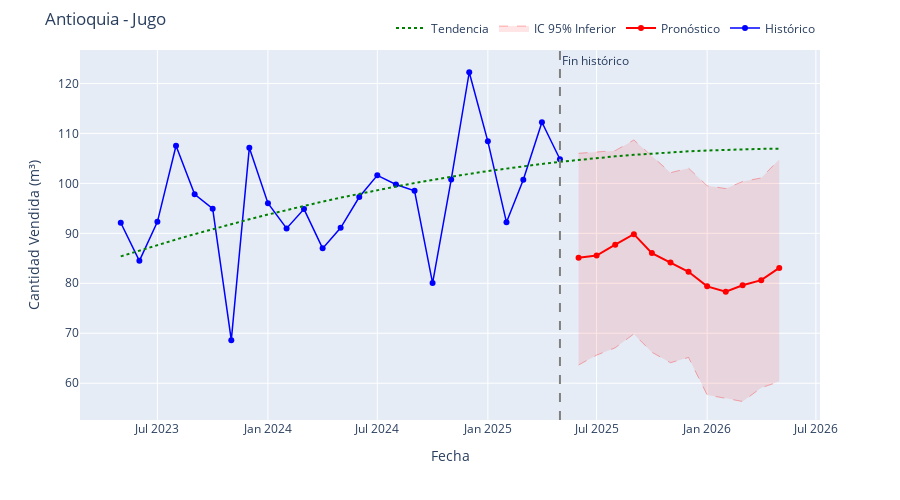
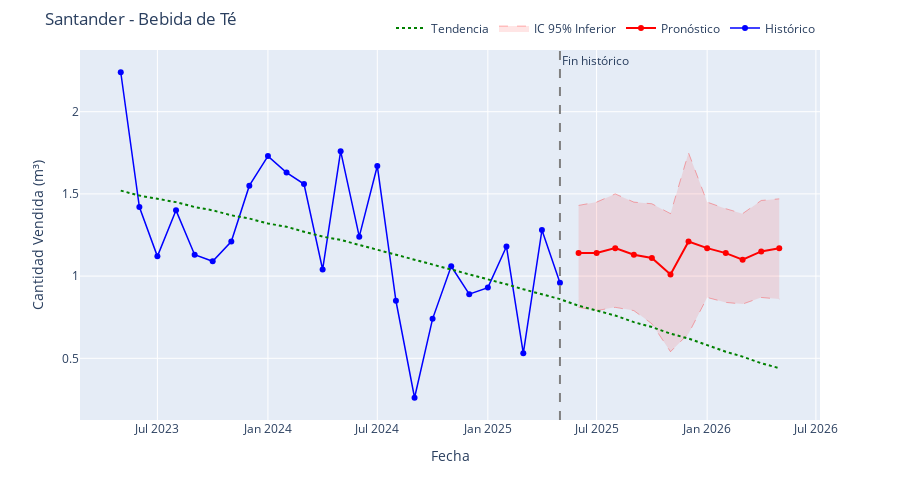
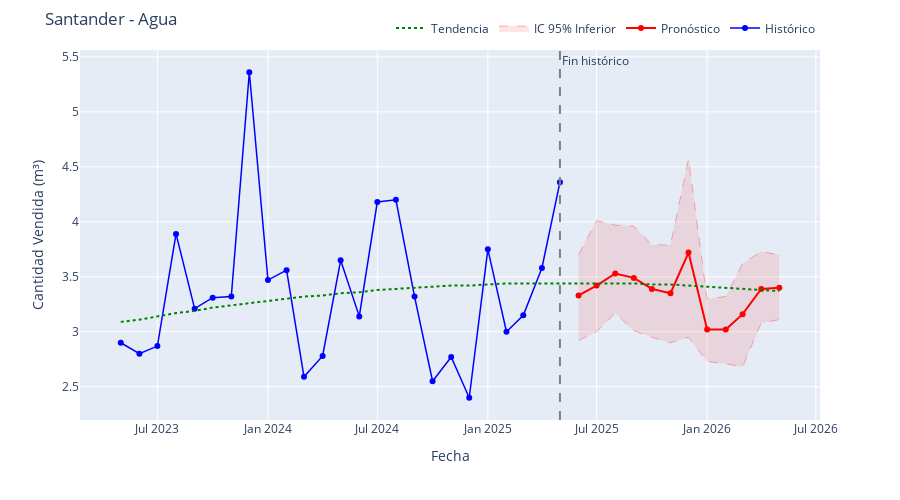
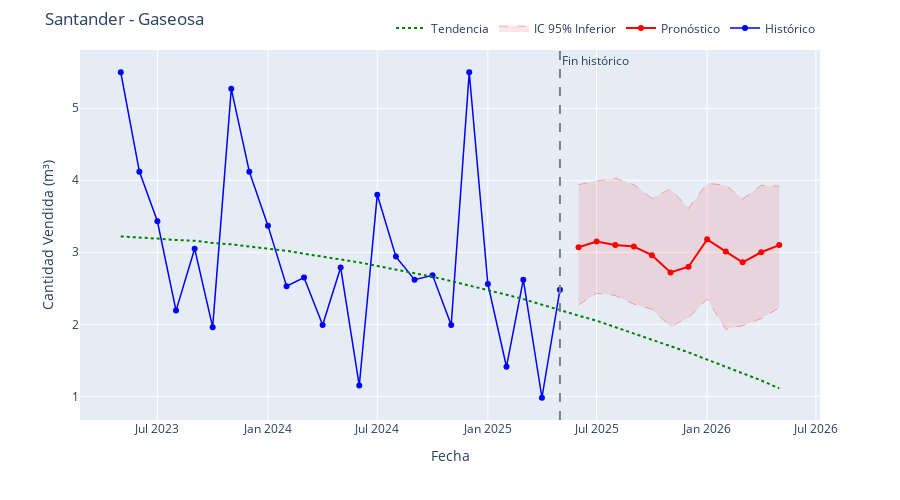

The notebook cell these images were saved under, in order:
### Markdown cell above
## 9. Visualización de Resultados

Generamos gráficas interactivas con Plotly para datos históricos y predicciones por región y categoría.

### Code cell
def plot_predictions(df, future_predictions):
    try:
        # Verificación inicial de columnas
        required_pred_cols = ['predicted_quantities', 'ci_lower', 'ci_upper']
        if not all(col in future_predictions.columns for col in required_pred_cols):
            raise ValueError("El DataFrame de predicciones no tiene la estructura esperada")
        
        # Detección automática de columnas
        region_col = next((col for col in df.columns if 'region' in col.lower()), 'NOMBRE_REGION')
        categoria_col = next((col for col in df.columns if 'categoria' in col.lower()), 'CATEGORIA')
        target_col = next((col for col in df.columns if 'm3' in col.lower()), 'M3_VENDIDOS')
        
        if target_col is None:
            raise ValueError("No se pudo detectar la columna objetivo. Verifique los nombres de columnas")

        # Feature engineering: añadir variables lagged
        df = df.sort_values('MES')
        df['lag_1'] = df.groupby([region_col, categoria_col])[target_col].shift(1)
        df['lag_2'] = df.groupby([region_col, categoria_col])[target_col].shift(2)
        df['lag_1'].fillna(df[target_col].mean(), inplace=True)
        df['lag_2'].fillna(df[target_col].mean(), inplace=True)
        selected_features.append('lag_1')
        selected_features.append('lag_2')

        # Obtener las últimas 24 meses de datos históricos y agrupar
        last_date = df['MES'].max()
        one_year_ago = last_date - pd.offsets.MonthBegin(24)
        hist_data = df[df['MES'] >= one_year_ago].groupby([region_col, categoria_col, 'MES'])[target_col].sum().reset_index()
        hist_data['type'] = 'Histórico'
        hist_data = hist_data.rename(columns={target_col: 'value', 'MES': 'prediction_date'})

        # Preparar datos de predicciones y agrupar
        pred_data = future_predictions.groupby([region_col, categoria_col, 'MES'])[['predicted_quantities', 'ci_lower', 'ci_upper']].sum().reset_index()
        pred_data['type'] = 'Pronóstico'
        pred_data = pred_data.rename(columns={
            'MES': 'prediction_date',
            'predicted_quantities': 'value',
            region_col: region_col,
            categoria_col: categoria_col
        })

        # Combinar datos históricos y predicciones
        prediction_combined = pd.concat([
            hist_data[['prediction_date', region_col, categoria_col, 'value', 'type']],
            pred_data[['prediction_date', region_col, categoria_col, 'value', 'type', 'ci_lower', 'ci_upper']]
        ]).reset_index(drop=True)

        # Obtener combinaciones únicas
        combinations = df[[region_col, categoria_col]].drop_duplicates()

        for _, (region, categoria) in enumerate(combinations.itertuples(index=False), 1):
            # Filtrar datos para esta combinación
            mask = ((prediction_combined[region_col] == region) & 
                    (prediction_combined[categoria_col] == categoria))
            plot_data = prediction_combined[mask].sort_values('prediction_date')

            if plot_data.empty:
                logging.warning(f"No hay datos para {region} - {categoria}")
                continue

            # Calcular línea de tendencia con regresión polinómica de grado 2
            hist_full = df[(df[region_col] == region) & 
                          (df[categoria_col] == categoria)].sort_values('MES')
            hist_full = hist_full.groupby(['MES'])[target_col].sum().reset_index()
            hist_full['days'] = (hist_full['MES'] - hist_full['MES'].min()).dt.days
            coefficients = np.polyfit(hist_full['days'], hist_full[target_col], 2)
            polynomial = np.poly1d(coefficients)

            # Extender tendencia al período completo
            all_dates = plot_data['prediction_date'].sort_values()
            all_dates_df = pd.DataFrame({'prediction_date': all_dates})
            all_dates_df['days'] = (all_dates_df['prediction_date'] - hist_full['MES'].min()).dt.days
            trend_values = polynomial(all_dates_df['days'])

            # Crear figura
            fig = go.Figure()

            # 1. Datos históricos (últimos 24 meses)
            hist_plot_data = plot_data[plot_data['type'] == 'Histórico']
            fig.add_trace(go.Scatter(
                x=hist_plot_data['prediction_date'],
                y=hist_plot_data['value'].round(2),
                mode='lines+markers',
                name='Histórico',
                line=dict(color='blue', width=1.5),
                hovertemplate='Fecha: %{x|%b %Y}<br>Histórico: %{y:.2f}<extra></extra>'
            ))

            # 2. Pronósticos
            pred_plot_data = plot_data[plot_data['type'] == 'Pronóstico']
            fig.add_trace(go.Scatter(
                x=pred_plot_data['prediction_date'],
                y=pred_plot_data['value'].round(2),
                mode='lines+markers',
                name='Pronóstico',
                line=dict(color='red', width=2),
                hovertemplate='Fecha: %{x|%b %Y}<br>Pronóstico: %{y:.2f}<extra></extra>'
            ))

            # 3. Intervalo de confianza
            fig.add_trace(go.Scatter(
                x=pred_plot_data['prediction_date'],
                y=pred_plot_data['ci_upper'].round(2),
                mode='lines',
                line=dict(color='rgba(255,0,0,0.3)', width=1, dash='dash'),
                name='IC 95% Superior',
                showlegend=False
            ))
            fig.add_trace(go.Scatter(
                x=pred_plot_data['prediction_date'],
                y=pred_plot_data['ci_lower'].round(2),
                mode='lines',
                line=dict(color='rgba(255,0,0,0.3)', width=1, dash='dash'),
                fill='tonexty',
                fillcolor='rgba(255,0,0,0.1)',
                name='IC 95% Inferior',
                showlegend=True
            ))

            # 4. Línea de tendencia (polinómica de grado 2)
            fig.add_trace(go.Scatter(
                x=all_dates_df['prediction_date'],
                y=trend_values.round(2),
                mode='lines',
                name='Tendencia',
                line=dict(color='green', width=2, dash='dot'),
                hovertemplate='Tendencia: %{y:.2f}<extra></extra>'
            ))

            # Línea vertical separadora
            last_historical_date = hist_data['prediction_date'].max()
            fig.add_vline(
                x=last_historical_date.timestamp() * 1000,
                line_width=2,
                line_dash="dash",
                line_color="gray",
                annotation_text="Fin histórico",
                annotation_position="top right"
            )

            # Configuración del layout
            fig.update_layout(
                title=f'{region} - {categoria}',
                xaxis_title='Fecha',
                yaxis_title='Cantidad Vendida (m³)',
                hovermode='x unified',
                height=500,
                width=900,
                legend=dict(
                    orientation="h",
                    yanchor="bottom",
                    y=1.02,
                    xanchor="right",
                    x=1
                ),
                margin=dict(t=50)
            )

            fig.show()

    except Exception as e:
        logging.error(f"Error en visualización: {e}")
        raise

# Uso:
plot_predictions(df, future_predictions)

### Figure 1 — Plotly figure (JSON) as saved in the notebook; plotly's stock layout.template omitted (floating-point values rounded to 4 significant figures)
{"data": [{"hovertemplate": "Fecha: %{x|%b %Y}<br>Histórico: %{y:.2f}<extra></extra>", "line": {"color": "blue", "width": 1.5}, "mode": "lines+markers", "name": "Histórico", "type": "scatter", "x": ["2023-05-01T00:00:00.000000000", "2023-06-01T00:00:00.000000000", "2023-07-01T00:00:00.000000000", "2023-08-01T00:00:00.000000000", "2023-09-01T00:00:00.000000000", "2023-10-01T00:00:00.000000000", "2023-11-01T00:00:00.000000000", "2023-12-01T00:00:00.000000000", "2024-01-01T00:00:00.000000000", "2024-02-01T00:00:00.000000000", "2024-03-01T00:00:00.000000000", "2024-04-01T00:00:00.000000000", "2024-05-01T00:00:00.000000000", "2024-06-01T00:00:00.000000000", "2024-07-01T00:00:00.000000000", "2024-08-01T00:00:00.000000000", "2024-09-01T00:00:00.000000000", "2024-10-01T00:00:00.000000000", "2024-11-01T00:00:00.000000000", "2024-12-01T00:00:00.000000000", "2025-01-01T00:00:00.000000000", "2025-02-01T00:00:00.000000000", "2025-03-01T00:00:00.000000000", "2025-04-01T00:00:00.000000000", "2025-05-01T00:00:00.000000000"], "y": [92.12, 84.49, 92.3, 107.5, 97.82, 94.94, 68.62, 107.2, 96.02, 90.98, 94.85, 86.99, 91.1, 97.26, 101.6, 99.78, 98.5, 80.05, 100.8, 122.2, 108.4, 92.2, 100.7, 112.2, 104.8]}, {"hovertemplate": "Fecha: %{x|%b %Y}<br>Pronóstico: %{y:.2f}<extra></extra>", "line": {"color": "red", "width": 2}, "mode": "lines+markers", "name": "Pronóstico", "type": "scatter", "x": ["2025-06-01T00:00:00.000000000", "2025-07-01T00:00:00.000000000", "2025-08-01T00:00:00.000000000", "2025-09-01T00:00:00.000000000", "2025-10-01T00:00:00.000000000", "2025-11-01T00:00:00.000000000", "2025-12-01T00:00:00.000000000", "2026-01-01T00:00:00.000000000", "2026-02-01T00:00:00.000000000", "2026-03-01T00:00:00.000000000", "2026-04-01T00:00:00.000000000", "2026-05-01T00:00:00.000000000"], "y": [85.11, 85.56, 87.72, 89.83, 86.04, 84.16, 82.31, 79.39, 78.33, 79.6, 80.62, 83.08]}, {"line": {"color": "rgba(255,0,0,0.3)", "dash": "dash", "width": 1}, "mode": "lines", "name": "IC 95% Superior", "showlegend": false, "type": "scatter", "x": ["2025-06-01T00:00:00.000000000", "2025-07-01T00:00:00.000000000", "2025-08-01T00:00:00.000000000", "2025-09-01T00:00:00.000000000", "2025-10-01T00:00:00.000000000", "2025-11-01T00:00:00.000000000", "2025-12-01T00:00:00.000000000", "2026-01-01T00:00:00.000000000", "2026-02-01T00:00:00.000000000", "2026-03-01T00:00:00.000000000", "2026-04-01T00:00:00.000000000", "2026-05-01T00:00:00.000000000"], "y": [106.0, 106.3, 106.5, 108.7, 105.5, 102.1, 103.0, 99.52, 98.96, 100.4, 101.1, 104.8]}, {"fill": "tonexty", "fillcolor": "rgba(255,0,0,0.1)", "line": {"color": "rgba(255,0,0,0.3)", "dash": "dash", "width": 1}, "mode": "lines", "name": "IC 95% Inferior", "showlegend": true, "type": "scatter", "x": ["2025-06-01T00:00:00.000000000", "2025-07-01T00:00:00.000000000", "2025-08-01T00:00:00.000000000", "2025-09-01T00:00:00.000000000", "2025-10-01T00:00:00.000000000", "2025-11-01T00:00:00.000000000", "2025-12-01T00:00:00.000000000", "2026-01-01T00:00:00.000000000", "2026-02-01T00:00:00.000000000", "2026-03-01T00:00:00.000000000", "2026-04-01T00:00:00.000000000", "2026-05-01T00:00:00.000000000"], "y": [63.65, 65.62, 67.09, 69.86, 66.2, 64.1, 65.15, 57.65, 56.97, 56.34, 59.09, 60.32]}, {"hovertemplate": "Tendencia: %{y:.2f}<extra></extra>", "line": {"color": "green", "dash": "dot", "width": 2}, "mode": "lines", "name": "Tendencia", "type": "scatter", "x": ["2023-05-01T00:00:00.000000000", "2023-06-01T00:00:00.000000000", "2023-07-01T00:00:00.000000000", "2023-08-01T00:00:00.000000000", "2023-09-01T00:00:00.000000000", "2023-10-01T00:00:00.000000000", "2023-11-01T00:00:00.000000000", "2023-12-01T00:00:00.000000000", "2024-01-01T00:00:00.000000000", "2024-02-01T00:00:00.000000000", "2024-03-01T00:00:00.000000000", "2024-04-01T00:00:00.000000000", "2024-05-01T00:00:00.000000000", "2024-06-01T00:00:00.000000000", "2024-07-01T00:00:00.000000000", "2024-08-01T00:00:00.000000000", "2024-09-01T00:00:00.000000000", "2024-10-01T00:00:00.000000000", "2024-11-01T00:00:00.000000000", "2024-12-01T00:00:00.000000000", "2025-01-01T00:00:00.000000000", "2025-02-01T00:00:00.000000000", "2025-03-01T00:00:00.000000000", "2025-04-01T00:00:00.000000000", "2025-05-01T00:00:00.000000000", "2025-06-01T00:00:00.000000000", "2025-07-01T00:00:00.000000000", "2025-08-01T00:00:00.000000000", "2025-09-01T00:00:00.000000000", "2025-10-01T00:00:00.000000000", "2025-11-01T00:00:00.000000000", "2025-12-01T00:00:00.000000000", "2026-01-01T00:00:00.000000000", "2026-02-01T00:00:00.000000000", "2026-03-01T00:00:00.000000000", "2026-04-01T00:00:00.000000000", "2026-05-01T00:00:00.000000000"], "y": [85.38, 86.55, 87.66, 88.77, 89.84, 90.85, 91.86, 92.81, 93.76, 94.67, 95.5, 96.35, 97.14, 97.92, 98.65, 99.37, 100.1, 100.7, 101.3, 101.9, 102.5, 103.0, 103.4, 103.9, 104.3, 104.7, 105.1, 105.4, 105.7, 106.0, 106.2, 106.4, 106.6, 106.7, 106.8, 106.9, 107.0]}], "layout": {"annotations": [{"showarrow": false, "text": "Fin histórico", "x": 1746057600000, "xanchor": "left", "xref": "x", "y": 1, "yanchor": "top", "yref": "y domain"}], "height": 500, "hovermode": "x unified", "legend": {"orientation": "h", "x": 1, "xanchor": "right", "y": 1.02, "yanchor": "bottom"}, "margin": {"t": 50}, "shapes": [{"line": {"color": "gray", "dash": "dash", "width": 2}, "type": "line", "x0": 1746057600000, "x1": 1746057600000, "xref": "x", "y0": 0, "y1": 1, "yref": "y domain"}], "title": {"text": "Antioquia - Jugo"}, "width": 900, "xaxis": {"title": {"text": "Fecha"}}, "yaxis": {"title": {"text": "Cantidad Vendida (m³)"}}}}

### Figure 2 — Plotly figure (JSON) as saved in the notebook; plotly's stock layout.template omitted (floating-point values rounded to 4 significant figures)
{"data": [{"hovertemplate": "Fecha: %{x|%b %Y}<br>Histórico: %{y:.2f}<extra></extra>", "line": {"color": "blue", "width": 1.5}, "mode": "lines+markers", "name": "Histórico", "type": "scatter", "x": ["2023-05-01T00:00:00.000000000", "2023-06-01T00:00:00.000000000", "2023-07-01T00:00:00.000000000", "2023-08-01T00:00:00.000000000", "2023-09-01T00:00:00.000000000", "2023-10-01T00:00:00.000000000", "2023-11-01T00:00:00.000000000", "2023-12-01T00:00:00.000000000", "2024-01-01T00:00:00.000000000", "2024-02-01T00:00:00.000000000", "2024-03-01T00:00:00.000000000", "2024-04-01T00:00:00.000000000", "2024-05-01T00:00:00.000000000", "2024-06-01T00:00:00.000000000", "2024-07-01T00:00:00.000000000", "2024-08-01T00:00:00.000000000", "2024-09-01T00:00:00.000000000", "2024-10-01T00:00:00.000000000", "2024-11-01T00:00:00.000000000", "2024-12-01T00:00:00.000000000", "2025-01-01T00:00:00.000000000", "2025-02-01T00:00:00.000000000", "2025-03-01T00:00:00.000000000", "2025-04-01T00:00:00.000000000", "2025-05-01T00:00:00.000000000"], "y": [2.24, 1.42, 1.12, 1.4, 1.13, 1.09, 1.21, 1.55, 1.73, 1.63, 1.56, 1.04, 1.76, 1.24, 1.67, 0.85, 0.26, 0.74, 1.06, 0.89, 0.93, 1.18, 0.53, 1.28, 0.96]}, {"hovertemplate": "Fecha: %{x|%b %Y}<br>Pronóstico: %{y:.2f}<extra></extra>", "line": {"color": "red", "width": 2}, "mode": "lines+markers", "name": "Pronóstico", "type": "scatter", "x": ["2025-06-01T00:00:00.000000000", "2025-07-01T00:00:00.000000000", "2025-08-01T00:00:00.000000000", "2025-09-01T00:00:00.000000000", "2025-10-01T00:00:00.000000000", "2025-11-01T00:00:00.000000000", "2025-12-01T00:00:00.000000000", "2026-01-01T00:00:00.000000000", "2026-02-01T00:00:00.000000000", "2026-03-01T00:00:00.000000000", "2026-04-01T00:00:00.000000000", "2026-05-01T00:00:00.000000000"], "y": [1.14, 1.14, 1.17, 1.13, 1.11, 1.01, 1.21, 1.17, 1.14, 1.1, 1.15, 1.17]}, {"line": {"color": "rgba(255,0,0,0.3)", "dash": "dash", "width": 1}, "mode": "lines", "name": "IC 95% Superior", "showlegend": false, "type": "scatter", "x": ["2025-06-01T00:00:00.000000000", "2025-07-01T00:00:00.000000000", "2025-08-01T00:00:00.000000000", "2025-09-01T00:00:00.000000000", "2025-10-01T00:00:00.000000000", "2025-11-01T00:00:00.000000000", "2025-12-01T00:00:00.000000000", "2026-01-01T00:00:00.000000000", "2026-02-01T00:00:00.000000000", "2026-03-01T00:00:00.000000000", "2026-04-01T00:00:00.000000000", "2026-05-01T00:00:00.000000000"], "y": [1.43, 1.45, 1.5, 1.45, 1.44, 1.38, 1.75, 1.45, 1.41, 1.38, 1.46, 1.47]}, {"fill": "tonexty", "fillcolor": "rgba(255,0,0,0.1)", "line": {"color": "rgba(255,0,0,0.3)", "dash": "dash", "width": 1}, "mode": "lines", "name": "IC 95% Inferior", "showlegend": true, "type": "scatter", "x": ["2025-06-01T00:00:00.000000000", "2025-07-01T00:00:00.000000000", "2025-08-01T00:00:00.000000000", "2025-09-01T00:00:00.000000000", "2025-10-01T00:00:00.000000000", "2025-11-01T00:00:00.000000000", "2025-12-01T00:00:00.000000000", "2026-01-01T00:00:00.000000000", "2026-02-01T00:00:00.000000000", "2026-03-01T00:00:00.000000000", "2026-04-01T00:00:00.000000000", "2026-05-01T00:00:00.000000000"], "y": [0.81, 0.79, 0.81, 0.79, 0.71, 0.54, 0.65, 0.87, 0.84, 0.83, 0.87, 0.86]}, {"hovertemplate": "Tendencia: %{y:.2f}<extra></extra>", "line": {"color": "green", "dash": "dot", "width": 2}, "mode": "lines", "name": "Tendencia", "type": "scatter", "x": ["2023-05-01T00:00:00.000000000", "2023-06-01T00:00:00.000000000", "2023-07-01T00:00:00.000000000", "2023-08-01T00:00:00.000000000", "2023-09-01T00:00:00.000000000", "2023-10-01T00:00:00.000000000", "2023-11-01T00:00:00.000000000", "2023-12-01T00:00:00.000000000", "2024-01-01T00:00:00.000000000", "2024-02-01T00:00:00.000000000", "2024-03-01T00:00:00.000000000", "2024-04-01T00:00:00.000000000", "2024-05-01T00:00:00.000000000", "2024-06-01T00:00:00.000000000", "2024-07-01T00:00:00.000000000", "2024-08-01T00:00:00.000000000", "2024-09-01T00:00:00.000000000", "2024-10-01T00:00:00.000000000", "2024-11-01T00:00:00.000000000", "2024-12-01T00:00:00.000000000", "2025-01-01T00:00:00.000000000", "2025-02-01T00:00:00.000000000", "2025-03-01T00:00:00.000000000", "2025-04-01T00:00:00.000000000", "2025-05-01T00:00:00.000000000", "2025-06-01T00:00:00.000000000", "2025-07-01T00:00:00.000000000", "2025-08-01T00:00:00.000000000", "2025-09-01T00:00:00.000000000", "2025-10-01T00:00:00.000000000", "2025-11-01T00:00:00.000000000", "2025-12-01T00:00:00.000000000", "2026-01-01T00:00:00.000000000", "2026-02-01T00:00:00.000000000", "2026-03-01T00:00:00.000000000", "2026-04-01T00:00:00.000000000", "2026-05-01T00:00:00.000000000"], "y": [1.52, 1.49, 1.47, 1.45, 1.42, 1.4, 1.37, 1.35, 1.32, 1.3, 1.27, 1.24, 1.22, 1.19, 1.16, 1.13, 1.1, 1.07, 1.04, 1.01, 0.98, 0.95, 0.92, 0.89, 0.86, 0.82, 0.79, 0.76, 0.72, 0.69, 0.65, 0.62, 0.58, 0.54, 0.51, 0.47, 0.44]}], "layout": {"annotations": [{"showarrow": false, "text": "Fin histórico", "x": 1746057600000, "xanchor": "left", "xref": "x", "y": 1, "yanchor": "top", "yref": "y domain"}], "height": 500, "hovermode": "x unified", "legend": {"orientation": "h", "x": 1, "xanchor": "right", "y": 1.02, "yanchor": "bottom"}, "margin": {"t": 50}, "shapes": [{"line": {"color": "gray", "dash": "dash", "width": 2}, "type": "line", "x0": 1746057600000, "x1": 1746057600000, "xref": "x", "y0": 0, "y1": 1, "yref": "y domain"}], "title": {"text": "Santander - Bebida de Té"}, "width": 900, "xaxis": {"title": {"text": "Fecha"}}, "yaxis": {"title": {"text": "Cantidad Vendida (m³)"}}}}

### Figure 3 — Plotly figure (JSON) as saved in the notebook; plotly's stock layout.template omitted (floating-point values rounded to 4 significant figures)
{"data": [{"hovertemplate": "Fecha: %{x|%b %Y}<br>Histórico: %{y:.2f}<extra></extra>", "line": {"color": "blue", "width": 1.5}, "mode": "lines+markers", "name": "Histórico", "type": "scatter", "x": ["2023-05-01T00:00:00.000000000", "2023-06-01T00:00:00.000000000", "2023-07-01T00:00:00.000000000", "2023-08-01T00:00:00.000000000", "2023-09-01T00:00:00.000000000", "2023-10-01T00:00:00.000000000", "2023-11-01T00:00:00.000000000", "2023-12-01T00:00:00.000000000", "2024-01-01T00:00:00.000000000", "2024-02-01T00:00:00.000000000", "2024-03-01T00:00:00.000000000", "2024-04-01T00:00:00.000000000", "2024-05-01T00:00:00.000000000", "2024-06-01T00:00:00.000000000", "2024-07-01T00:00:00.000000000", "2024-08-01T00:00:00.000000000", "2024-09-01T00:00:00.000000000", "2024-10-01T00:00:00.000000000", "2024-11-01T00:00:00.000000000", "2024-12-01T00:00:00.000000000", "2025-01-01T00:00:00.000000000", "2025-02-01T00:00:00.000000000", "2025-03-01T00:00:00.000000000", "2025-04-01T00:00:00.000000000", "2025-05-01T00:00:00.000000000"], "y": [2.9, 2.8, 2.87, 3.89, 3.21, 3.31, 3.32, 5.36, 3.47, 3.56, 2.59, 2.78, 3.65, 3.14, 4.18, 4.2, 3.32, 2.55, 2.77, 2.4, 3.75, 3.0, 3.15, 3.58, 4.36]}, {"hovertemplate": "Fecha: %{x|%b %Y}<br>Pronóstico: %{y:.2f}<extra></extra>", "line": {"color": "red", "width": 2}, "mode": "lines+markers", "name": "Pronóstico", "type": "scatter", "x": ["2025-06-01T00:00:00.000000000", "2025-07-01T00:00:00.000000000", "2025-08-01T00:00:00.000000000", "2025-09-01T00:00:00.000000000", "2025-10-01T00:00:00.000000000", "2025-11-01T00:00:00.000000000", "2025-12-01T00:00:00.000000000", "2026-01-01T00:00:00.000000000", "2026-02-01T00:00:00.000000000", "2026-03-01T00:00:00.000000000", "2026-04-01T00:00:00.000000000", "2026-05-01T00:00:00.000000000"], "y": [3.33, 3.42, 3.53, 3.49, 3.39, 3.35, 3.72, 3.02, 3.02, 3.16, 3.39, 3.4]}, {"line": {"color": "rgba(255,0,0,0.3)", "dash": "dash", "width": 1}, "mode": "lines", "name": "IC 95% Superior", "showlegend": false, "type": "scatter", "x": ["2025-06-01T00:00:00.000000000", "2025-07-01T00:00:00.000000000", "2025-08-01T00:00:00.000000000", "2025-09-01T00:00:00.000000000", "2025-10-01T00:00:00.000000000", "2025-11-01T00:00:00.000000000", "2025-12-01T00:00:00.000000000", "2026-01-01T00:00:00.000000000", "2026-02-01T00:00:00.000000000", "2026-03-01T00:00:00.000000000", "2026-04-01T00:00:00.000000000", "2026-05-01T00:00:00.000000000"], "y": [3.7, 4.01, 3.97, 3.96, 3.79, 3.79, 4.57, 3.3, 3.32, 3.62, 3.73, 3.7]}, {"fill": "tonexty", "fillcolor": "rgba(255,0,0,0.1)", "line": {"color": "rgba(255,0,0,0.3)", "dash": "dash", "width": 1}, "mode": "lines", "name": "IC 95% Inferior", "showlegend": true, "type": "scatter", "x": ["2025-06-01T00:00:00.000000000", "2025-07-01T00:00:00.000000000", "2025-08-01T00:00:00.000000000", "2025-09-01T00:00:00.000000000", "2025-10-01T00:00:00.000000000", "2025-11-01T00:00:00.000000000", "2025-12-01T00:00:00.000000000", "2026-01-01T00:00:00.000000000", "2026-02-01T00:00:00.000000000", "2026-03-01T00:00:00.000000000", "2026-04-01T00:00:00.000000000", "2026-05-01T00:00:00.000000000"], "y": [2.92, 3.0, 3.17, 3.01, 2.95, 2.9, 2.95, 2.73, 2.71, 2.68, 3.08, 3.11]}, {"hovertemplate": "Tendencia: %{y:.2f}<extra></extra>", "line": {"color": "green", "dash": "dot", "width": 2}, "mode": "lines", "name": "Tendencia", "type": "scatter", "x": ["2023-05-01T00:00:00.000000000", "2023-06-01T00:00:00.000000000", "2023-07-01T00:00:00.000000000", "2023-08-01T00:00:00.000000000", "2023-09-01T00:00:00.000000000", "2023-10-01T00:00:00.000000000", "2023-11-01T00:00:00.000000000", "2023-12-01T00:00:00.000000000", "2024-01-01T00:00:00.000000000", "2024-02-01T00:00:00.000000000", "2024-03-01T00:00:00.000000000", "2024-04-01T00:00:00.000000000", "2024-05-01T00:00:00.000000000", "2024-06-01T00:00:00.000000000", "2024-07-01T00:00:00.000000000", "2024-08-01T00:00:00.000000000", "2024-09-01T00:00:00.000000000", "2024-10-01T00:00:00.000000000", "2024-11-01T00:00:00.000000000", "2024-12-01T00:00:00.000000000", "2025-01-01T00:00:00.000000000", "2025-02-01T00:00:00.000000000", "2025-03-01T00:00:00.000000000", "2025-04-01T00:00:00.000000000", "2025-05-01T00:00:00.000000000", "2025-06-01T00:00:00.000000000", "2025-07-01T00:00:00.000000000", "2025-08-01T00:00:00.000000000", "2025-09-01T00:00:00.000000000", "2025-10-01T00:00:00.000000000", "2025-11-01T00:00:00.000000000", "2025-12-01T00:00:00.000000000", "2026-01-01T00:00:00.000000000", "2026-02-01T00:00:00.000000000", "2026-03-01T00:00:00.000000000", "2026-04-01T00:00:00.000000000", "2026-05-01T00:00:00.000000000"], "y": [3.09, 3.11, 3.14, 3.17, 3.19, 3.22, 3.24, 3.26, 3.28, 3.3, 3.32, 3.33, 3.35, 3.36, 3.38, 3.39, 3.4, 3.41, 3.42, 3.42, 3.43, 3.44, 3.44, 3.44, 3.44, 3.44, 3.44, 3.44, 3.44, 3.43, 3.43, 3.42, 3.41, 3.4, 3.39, 3.38, 3.37]}], "layout": {"annotations": [{"showarrow": false, "text": "Fin histórico", "x": 1746057600000, "xanchor": "left", "xref": "x", "y": 1, "yanchor": "top", "yref": "y domain"}], "height": 500, "hovermode": "x unified", "legend": {"orientation": "h", "x": 1, "xanchor": "right", "y": 1.02, "yanchor": "bottom"}, "margin": {"t": 50}, "shapes": [{"line": {"color": "gray", "dash": "dash", "width": 2}, "type": "line", "x0": 1746057600000, "x1": 1746057600000, "xref": "x", "y0": 0, "y1": 1, "yref": "y domain"}], "title": {"text": "Santander - Agua"}, "width": 900, "xaxis": {"title": {"text": "Fecha"}}, "yaxis": {"title": {"text": "Cantidad Vendida (m³)"}}}}

### Figure 4 — Plotly figure (JSON) as saved in the notebook; plotly's stock layout.template omitted (floating-point values rounded to 4 significant figures)
{"data": [{"hovertemplate": "Fecha: %{x|%b %Y}<br>Histórico: %{y:.2f}<extra></extra>", "line": {"color": "blue", "width": 1.5}, "mode": "lines+markers", "name": "Histórico", "type": "scatter", "x": ["2023-05-01T00:00:00.000000000", "2023-06-01T00:00:00.000000000", "2023-07-01T00:00:00.000000000", "2023-08-01T00:00:00.000000000", "2023-09-01T00:00:00.000000000", "2023-10-01T00:00:00.000000000", "2023-11-01T00:00:00.000000000", "2023-12-01T00:00:00.000000000", "2024-01-01T00:00:00.000000000", "2024-02-01T00:00:00.000000000", "2024-03-01T00:00:00.000000000", "2024-04-01T00:00:00.000000000", "2024-05-01T00:00:00.000000000", "2024-06-01T00:00:00.000000000", "2024-07-01T00:00:00.000000000", "2024-08-01T00:00:00.000000000", "2024-09-01T00:00:00.000000000", "2024-10-01T00:00:00.000000000", "2024-11-01T00:00:00.000000000", "2024-12-01T00:00:00.000000000", "2025-01-01T00:00:00.000000000", "2025-02-01T00:00:00.000000000", "2025-03-01T00:00:00.000000000", "2025-04-01T00:00:00.000000000", "2025-05-01T00:00:00.000000000"], "y": [5.5, 4.12, 3.43, 2.19, 3.05, 1.96, 5.27, 4.12, 3.37, 2.53, 2.65, 1.99, 2.79, 1.15, 3.8, 2.94, 2.62, 2.68, 1.99, 5.5, 2.56, 1.41, 2.62, 0.98, 2.48]}, {"hovertemplate": "Fecha: %{x|%b %Y}<br>Pronóstico: %{y:.2f}<extra></extra>", "line": {"color": "red", "width": 2}, "mode": "lines+markers", "name": "Pronóstico", "type": "scatter", "x": ["2025-06-01T00:00:00.000000000", "2025-07-01T00:00:00.000000000", "2025-08-01T00:00:00.000000000", "2025-09-01T00:00:00.000000000", "2025-10-01T00:00:00.000000000", "2025-11-01T00:00:00.000000000", "2025-12-01T00:00:00.000000000", "2026-01-01T00:00:00.000000000", "2026-02-01T00:00:00.000000000", "2026-03-01T00:00:00.000000000", "2026-04-01T00:00:00.000000000", "2026-05-01T00:00:00.000000000"], "y": [3.07, 3.15, 3.1, 3.08, 2.96, 2.72, 2.8, 3.18, 3.01, 2.86, 3.0, 3.1]}, {"line": {"color": "rgba(255,0,0,0.3)", "dash": "dash", "width": 1}, "mode": "lines", "name": "IC 95% Superior", "showlegend": false, "type": "scatter", "x": ["2025-06-01T00:00:00.000000000", "2025-07-01T00:00:00.000000000", "2025-08-01T00:00:00.000000000", "2025-09-01T00:00:00.000000000", "2025-10-01T00:00:00.000000000", "2025-11-01T00:00:00.000000000", "2025-12-01T00:00:00.000000000", "2026-01-01T00:00:00.000000000", "2026-02-01T00:00:00.000000000", "2026-03-01T00:00:00.000000000", "2026-04-01T00:00:00.000000000", "2026-05-01T00:00:00.000000000"], "y": [3.94, 3.99, 4.03, 3.94, 3.75, 3.88, 3.61, 3.96, 3.93, 3.74, 3.93, 3.92]}, {"fill": "tonexty", "fillcolor": "rgba(255,0,0,0.1)", "line": {"color": "rgba(255,0,0,0.3)", "dash": "dash", "width": 1}, "mode": "lines", "name": "IC 95% Inferior", "showlegend": true, "type": "scatter", "x": ["2025-06-01T00:00:00.000000000", "2025-07-01T00:00:00.000000000", "2025-08-01T00:00:00.000000000", "2025-09-01T00:00:00.000000000", "2025-10-01T00:00:00.000000000", "2025-11-01T00:00:00.000000000", "2025-12-01T00:00:00.000000000", "2026-01-01T00:00:00.000000000", "2026-02-01T00:00:00.000000000", "2026-03-01T00:00:00.000000000", "2026-04-01T00:00:00.000000000", "2026-05-01T00:00:00.000000000"], "y": [2.27, 2.43, 2.4, 2.28, 2.21, 1.97, 2.09, 2.35, 1.93, 1.98, 2.08, 2.23]}, {"hovertemplate": "Tendencia: %{y:.2f}<extra></extra>", "line": {"color": "green", "dash": "dot", "width": 2}, "mode": "lines", "name": "Tendencia", "type": "scatter", "x": ["2023-05-01T00:00:00.000000000", "2023-06-01T00:00:00.000000000", "2023-07-01T00:00:00.000000000", "2023-08-01T00:00:00.000000000", "2023-09-01T00:00:00.000000000", "2023-10-01T00:00:00.000000000", "2023-11-01T00:00:00.000000000", "2023-12-01T00:00:00.000000000", "2024-01-01T00:00:00.000000000", "2024-02-01T00:00:00.000000000", "2024-03-01T00:00:00.000000000", "2024-04-01T00:00:00.000000000", "2024-05-01T00:00:00.000000000", "2024-06-01T00:00:00.000000000", "2024-07-01T00:00:00.000000000", "2024-08-01T00:00:00.000000000", "2024-09-01T00:00:00.000000000", "2024-10-01T00:00:00.000000000", "2024-11-01T00:00:00.000000000", "2024-12-01T00:00:00.000000000", "2025-01-01T00:00:00.000000000", "2025-02-01T00:00:00.000000000", "2025-03-01T00:00:00.000000000", "2025-04-01T00:00:00.000000000", "2025-05-01T00:00:00.000000000", "2025-06-01T00:00:00.000000000", "2025-07-01T00:00:00.000000000", "2025-08-01T00:00:00.000000000", "2025-09-01T00:00:00.000000000", "2025-10-01T00:00:00.000000000", "2025-11-01T00:00:00.000000000", "2025-12-01T00:00:00.000000000", "2026-01-01T00:00:00.000000000", "2026-02-01T00:00:00.000000000", "2026-03-01T00:00:00.000000000", "2026-04-01T00:00:00.000000000", "2026-05-01T00:00:00.000000000"], "y": [3.22, 3.21, 3.19, 3.17, 3.16, 3.13, 3.11, 3.08, 3.05, 3.02, 2.98, 2.94, 2.9, 2.86, 2.81, 2.76, 2.71, 2.66, 2.6, 2.54, 2.48, 2.41, 2.35, 2.27, 2.2, 2.12, 2.05, 1.96, 1.88, 1.79, 1.7, 1.61, 1.51, 1.41, 1.32, 1.22, 1.11]}], "layout": {"annotations": [{"showarrow": false, "text": "Fin histórico", "x": 1746057600000, "xanchor": "left", "xref": "x", "y": 1, "yanchor": "top", "yref": "y domain"}], "height": 500, "hovermode": "x unified", "legend": {"orientation": "h", "x": 1, "xanchor": "right", "y": 1.02, "yanchor": "bottom"}, "margin": {"t": 50}, "shapes": [{"line": {"color": "gray", "dash": "dash", "width": 2}, "type": "line", "x0": 1746057600000, "x1": 1746057600000, "xref": "x", "y0": 0, "y1": 1, "yref": "y domain"}], "title": {"text": "Santander - Gaseosa"}, "width": 900, "xaxis": {"title": {"text": "Fecha"}}, "yaxis": {"title": {"text": "Cantidad Vendida (m³)"}}}}
